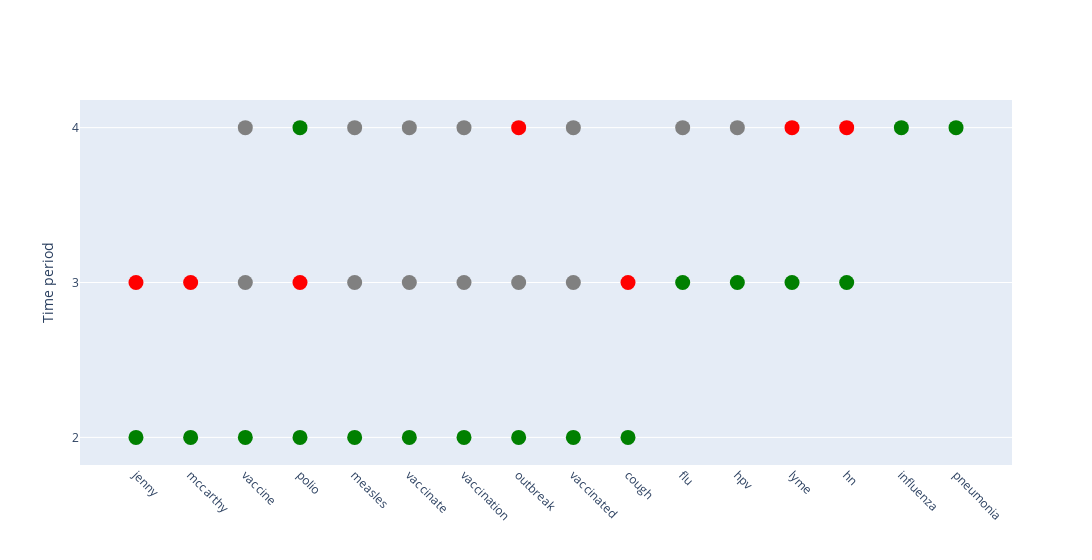

Here is the notebook cell this chart was saved with:
### Code cell
random_topic = topics3.iloc[32]
find_similar_clusters(random_topic.evolving_topics,random_topic.slice_nums, title = 'knn 0,6 t32.png')

### Figure 1 — Plotly figure (JSON) as saved in the notebook; plotly's stock layout.template omitted (floating-point values rounded to 4 significant figures)
{"data": [{"marker": {"color": "green", "size": 15}, "mode": "markers", "name": "Slice 2 - Words Appear", "showlegend": false, "x": ["jenny", "mccarthy", "vaccine", "polio", "measles", "vaccinate", "vaccination", "outbreak", "vaccinated", "cough"], "y": [2, 2, 2, 2, 2, 2, 2, 2, 2, 2], "type": "scatter"}, {"marker": {"color": "red", "size": 15}, "mode": "markers", "name": "Slice 2 - Words Disappear", "showlegend": false, "x": [], "y": [], "type": "scatter"}, {"marker": {"color": "grey", "size": 15}, "mode": "markers", "name": "Slice 2 - Words Remain", "showlegend": false, "x": [], "y": [], "type": "scatter"}, {"marker": {"color": "green", "size": 15}, "mode": "markers", "name": "Slice 3 - Words Appear", "showlegend": false, "x": ["flu", "hpv", "lyme", "hn"], "y": [3, 3, 3, 3], "type": "scatter"}, {"marker": {"color": "red", "size": 15}, "mode": "markers", "name": "Slice 3 - Words Disappear", "showlegend": false, "x": ["polio", "jenny", "cough", "mccarthy"], "y": [3, 3, 3, 3], "type": "scatter"}, {"marker": {"color": "grey", "size": 15}, "mode": "markers", "name": "Slice 3 - Words Remain", "showlegend": false, "x": ["vaccine", "measles", "vaccination", "vaccinate", "outbreak", "vaccinated"], "y": [3, 3, 3, 3, 3, 3], "type": "scatter"}, {"marker": {"color": "green", "size": 15}, "mode": "markers", "name": "Slice 4 - Words Appear", "showlegend": false, "x": ["polio", "influenza", "pneumonia"], "y": [4, 4, 4], "type": "scatter"}, {"marker": {"color": "red", "size": 15}, "mode": "markers", "name": "Slice 4 - Words Disappear", "showlegend": false, "x": ["lyme", "hn", "outbreak"], "y": [4, 4, 4], "type": "scatter"}, {"marker": {"color": "grey", "size": 15}, "mode": "markers", "name": "Slice 4 - Words Remain", "showlegend": false, "x": ["hpv", "vaccine", "measles", "vaccination", "vaccinate", "flu", "vaccinated"], "y": [4, 4, 4, 4, 4, 4, 4], "type": "scatter"}], "layout": {"xaxis": {"tickfont": {"size": 12}, "title": {"text": ""}, "tickangle": 45, "showticklabels": true, "showgrid": false}, "yaxis": {"tickfont": {"size": 12}, "title": {"text": "Time period", "font": {"size": 14}}, "showticklabels": true, "tickvals": [2, 3, 4], "tickmode": "array"}, "title": {"text": ""}, "showlegend": false, "width": 2000}}
